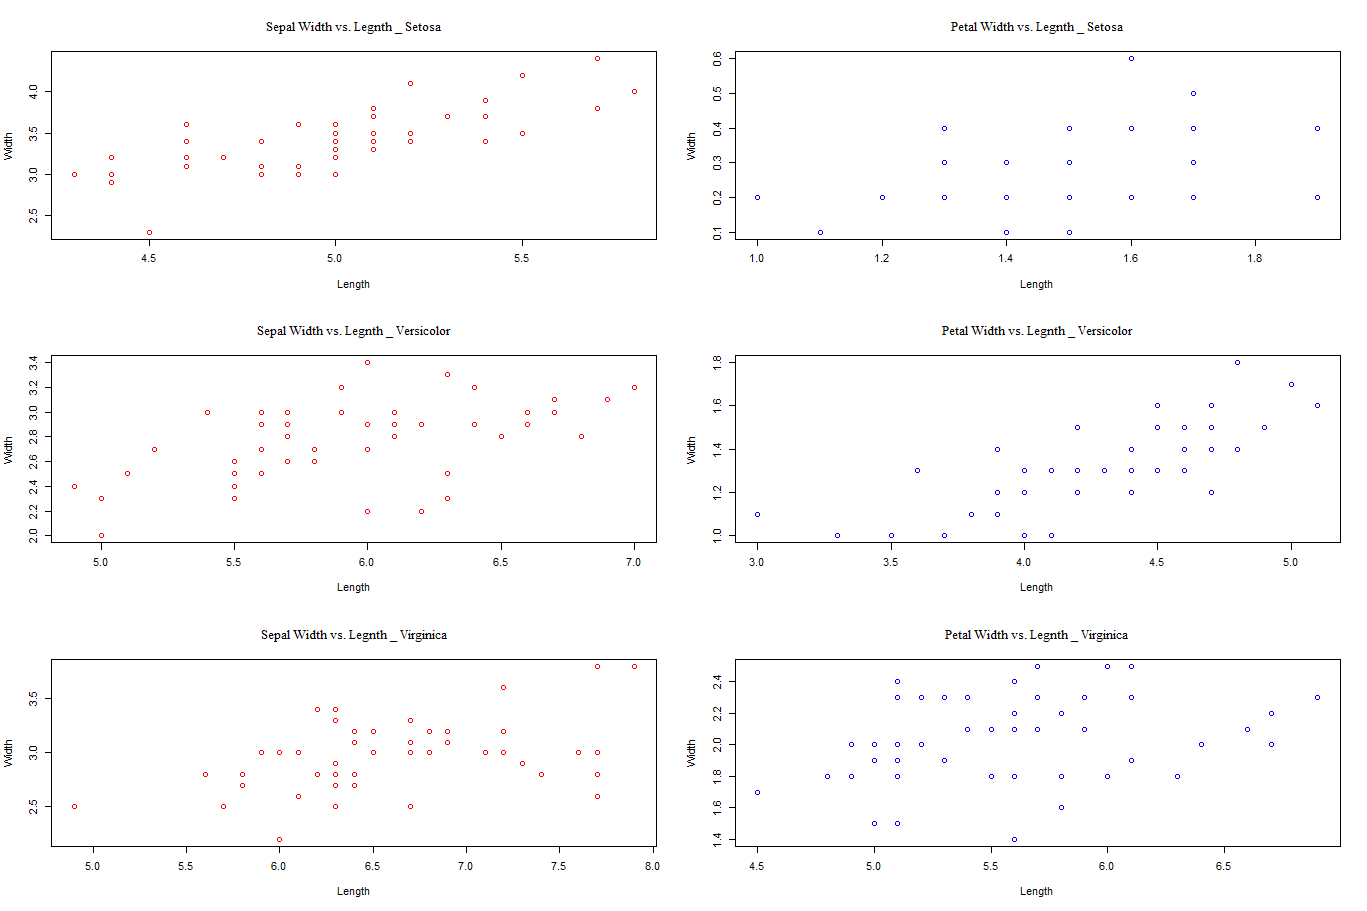

Write the R code that produced this figure.
library(ggplot2)
library(dplyr)
iris 

par(mfrow=c(3,2))

#--------------------------------------------------------------------------------------
iris_1 <- iris %>%
  select (Sepal.Length, Sepal.Width, Petal.Length, Petal.Width, Species) %>%
  filter(Species %in% 'setosa')
iris_1

#Setosa Sepal
Set_Sep <- as.matrix(iris_1[,1:2])
Set_Sep
plot(Set_Sep, type='p', xlab = 'Length', ylab='Width', col = 'red')
title(main = "Sepal Width vs. Legnth _ Setosa", font.main=6 )

#Setosa Petal
Set_Pet <- as.matrix(iris_1[,3:4])
Set_Pet
plot(Set_Pet, type='p', xlab = 'Length', ylab='Width', col = 'blue')
title(main = "Petal Width vs. Legnth _ Setosa", font.main=6 )

#---------------------------------------------------------------------------------------
iris_2 <- iris %>%
  select (Sepal.Length, Sepal.Width, Petal.Length, Petal.Width, Species) %>%
  filter(Species %in% 'versicolor')
iris_2

#Veriscolor Sepal
vers_sep <- as.matrix(iris_2[,1:2])
vers_sep
plot(vers_sep, type='p', xlab = 'Length', ylab='Width',col = 'red')
title(main = "Sepal Width vs. Legnth _ Versicolor", font.main=6 )

#Versicolor Petal
vers_pet <- as.matrix(iris_2[,3:4])
vers_pet
plot(vers_pet, type='p', xlab = 'Length', ylab='Width',col = 'blue')
title(main = "Petal Width vs. Legnth _ Versicolor", font.main=6 )

#------------------------------------------------------------------------------
iris_3 <- iris %>%
  select (Sepal.Length, Sepal.Width, Petal.Length, Petal.Width, Species) %>%
  filter(Species %in% 'virginica')
iris_3

#Veriscolor Sepal
virg_sep <- as.matrix(iris_3[,1:2])
virg_sep
plot(virg_sep, type='p', xlab = 'Length', ylab='Width',col = 'red')
title(main = "Sepal Width vs. Legnth _ Virginica", font.main=6 )

#Versicolor Petal
virg_pet <- as.matrix(iris_3[,3:4])
virg_pet
plot(virg_pet, type='p', xlab = 'Length', ylab='Width',col = 'blue')
title(main = "Petal Width vs. Legnth _ Virginica", font.main=6 )
